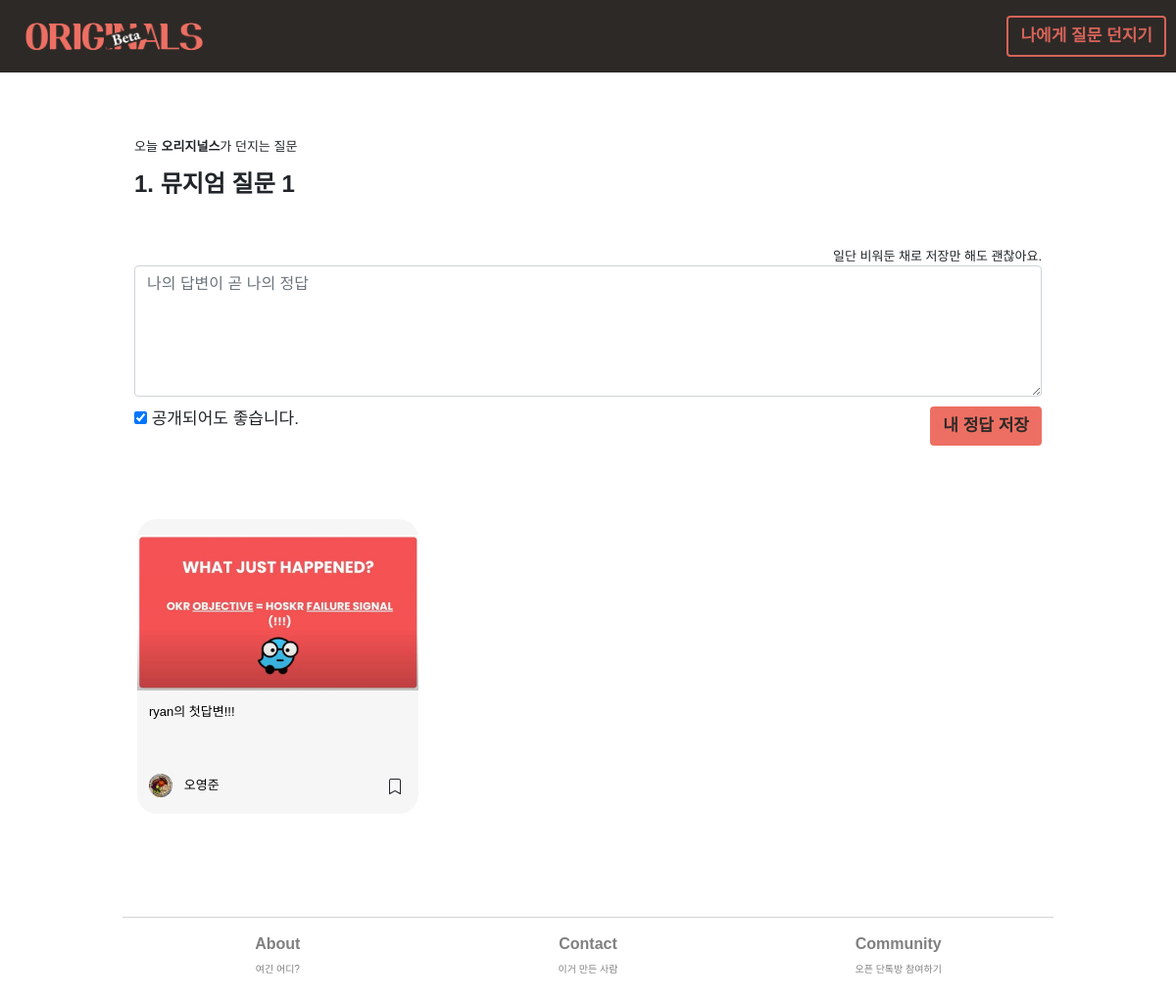
/question-from-originals (signed in), run on an earlier commit of the app's database.
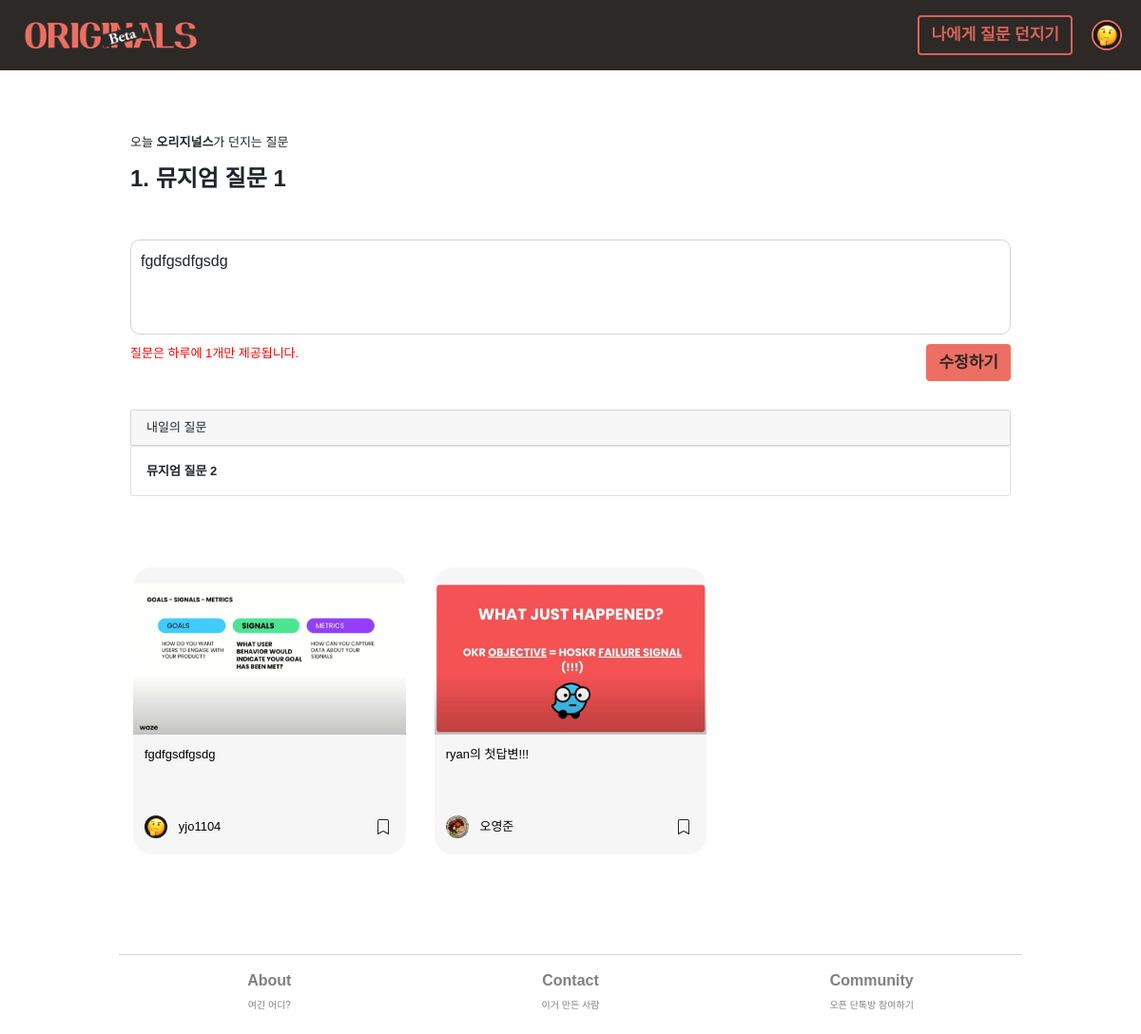
And on a later commit of the database.
### main/models.py (models this page shows, shortened)
class AnswersForFromUs(models.Model):
    objects = models.Manager()
    type = models.CharField(max_length=10, default='us', blank=True)
    question_id = models.ForeignKey(QuestionsFromUs, on_delete=models.CASCADE, related_name='answerforfromus', null=False, default=None)
    author_id = models.ForeignKey(User, on_delete=models.CASCADE, related_name='answerforfromus', null=False)
    body = models.CharField(max_length=10000, blank=True) # 답변을 하지 않고 저장하는 경우--null=True 필요없나?
    image = models.ImageField(null=True, blank=True, upload_to='answer_img')
    created_at = models.DateField(auto_now_add=False)
    updated_at = models.DateField(auto_now_add=True)
    created_at_time = models.DateTimeField(auto_now_add=True, null=True, blank=True)
    is_shared = models.BooleanField(default=True)
    on_magazine = models.BooleanField(default=False)

class QuestionsFromUs(models.Model):
    objects = models.Manager()
    question_no = models.IntegerField(null=True)
    title = models.CharField(max_length = 100, blank=False)
    body = models.TextField(blank=True)
    image = models.ImageField(null=True, blank=True, upload_to="question_img")
    is_nudge = models.BooleanField(default=False)
    created_at = models.DateField(auto_now_add=True)

### member/models.py (models this page shows, shortened)
class UserInfo(models.Model):
    objects = models.Manager()
    this_user = models.OneToOneField(User, on_delete=models.CASCADE, related_name = 'userinfo', null=True, default=None) ## UserInfo가 생성될 때마다 user에게 link된다.
    real_name = models.CharField(max_length=20, blank=True, default="내 이름")
    profile_image = models.ImageField(null=True, upload_to="profile_images", default="default_psa.jpg")
    self_intro = models.CharField(max_length=140, blank=True, default="나에 대한 간단한 소개")
    slug = models.SlugField(max_length=100, allow_unicode=True, null=False, blank=False)
    persona_type = models.CharField(max_length=50, null=False)
    is_editor = models.BooleanField(default=False)
    saved_answers = models.ForeignKey(AnswersForFromUs, on_delete=models.CASCADE, related_name = 'userinfo', null=True, default=None)

### main/views.py (the view, shortened to what this page needs)
# urls.py: path('question-from-originals', views.create_ans_us_short, name='question-from-originals'),
def create_ans_us_short(request):
    navbar_context = navbar(request)
    if request.user.is_authenticated == False:
        today_ques = QuestionsFromUs.objects.get(question_no=1)
        is_member = 'False'
        mode = 'create'
        pre_context = {
            'today_ques' : today_ques,
            'is_member' : is_member,
            'mode' : mode,
        }
        context = {**navbar_context, **pre_context}
        return render(request, 'main/C_ans_us.html', context)
    elif request.user.is_authenticated:
        this_user = request.user
        today = date.today()
        is_member = "True"
        mode = 'create'
        us_saved_by_user = SavedAnswers.objects.filter(bookmarker=this_user, ans_type='us').values_list('ans_us_ref', flat=True)
        list__us_saved_by_user = list(us_saved_by_user)
        self_saved_by_user = SavedAnswers.objects.filter(bookmarker=this_user, ans_type='us').values_list('ans_self_ref', flat=True)
        list__self_saved_by_user = list(self_saved_by_user)
        form = AnswersForFromUsForm(request.POST)
        if not AnswersForFromUs.objects.filter(author_id=request.user):
            today_ques = QuestionsFromUs.objects.get(question_no=1)
            today_ques_id = today_ques.id
            all_ans_for_this_ques = AnswersForFromUs.objects.filter(question_id=today_ques_id, is_shared=True).order_by('-created_at_time')
        else:
            answers_created = AnswersForFromUs.objects.filter(author_id=request.user).values('question_id') # QuerySet
            all_ques_ids = list(answers_created) # 딕셔너리가 들어있는 리스트 ----> 이것만 해도 충분하지 않음? instead of 아랫줄
            list__ques_ids = []
            for i in range(0, len(all_ques_ids)):
                list__ques_ids.append(*all_ques_ids[i].values()) # 여기 * operator는 python3 dictionary에 적용된 view?를 없애주는 것.
            latest_ques_id = max(list__ques_ids)
            latest_created_at = AnswersForFromUs.objects.filter(author_id=request.user, question_id=latest_ques_id).values('created_at')
            all_created_ats = list(latest_created_at)
            list__created_ats = []
            list__created_ats_in_format = []
            for j in range(0, len(all_created_ats)):
                list__created_ats.append(*all_created_ats[j].values()) # 각 원소는 datetime.date(2020,07,21)의 포맷
                list__created_ats_in_format.append(list__created_ats[j].strftime('%Y-%m-%d')) # datetime.date(2020,07,21) -> 2020-07-21로 변환
            latest_created_at = max(list__created_ats)
            if latest_created_at < today:
                latest_ques = QuestionsFromUs.objects.get(id=latest_ques_id)
                today_ques_no = getattr(latest_ques, 'question_no')+1
                today_ques = QuestionsFromUs.objects.get(question_no=today_ques_no)
                next_ques = QuestionsFromUs.objects.get(question_no = today_ques_no+1)
                all_ans_for_this_ques = AnswersForFromUs.objects.filter(question_id=today_ques.id, is_shared=True).order_by('-created_at_time')
                if request.method == "POST":
                    form = AnswersForFromUsForm(request.POST)
                    if form.is_valid():
                        instance = form.save(commit=False)
                        instance.author_id = request.user
                        instance.question_id = today_ques
                        instance.created_at = str(today)
                        random_image = RandomImages.objects.get(id=randImg())
                        instance.image = random_image.image
                        instance.save()
                        return redirect('/')
            elif latest_created_at == today:
                latest_ques = QuestionsFromUs.objects.get(id=latest_ques_id)
                today_ques_no = getattr(latest_ques, 'question_no')
                today_ques = QuestionsFromUs.objects.get(question_no=today_ques_no)
                next_ques = QuestionsFromUs.objects.get(question_no = today_ques_no+1)
                all_ans_for_this_ques = AnswersForFromUs.objects.filter(question_id=today_ques.id, is_shared=True).order_by('-created_at_time')
                my_ans_for_this_ques = AnswersForFromUs.objects.get(question_id=today_ques.id, author_id=this_user)
                message = "질문은 하루에 1개만 제공됩니다."
                next_ques_ready = 'False'
                pre_context = {
                    'today_ques' : today_ques,
                    'all_ans_for_this_ques' : all_ans_for_this_ques,
                    'my_ans_for_this_ques' : my_ans_for_this_ques,
                    'message' : message,
                    'next_ques_ready' : next_ques_ready,
                    'next_ques' : next_ques,
                    'list__us_saved_by_user' : list__us_saved_by_user,
                    'list__self_saved_by_user' : list__self_saved_by_user,
                    'mode' : mode
                }
                context = {**pre_context, **navbar_context}
                return render(request, 'main/C_ans_us.html', context)
        pre_context = {
            'form' : form,
            'today_ques' : today_ques,
            'this_user' : this_user,
            'all_ans_for_this_ques' : all_ans_for_this_ques,
            'is_member' : is_member,
            'list__us_saved_by_user' : list__us_saved_by_user,
            'list__self_saved_by_user' : list__self_saved_by_user,
            'mode' : mode
        }
        context = {**pre_context, **navbar_context}
        return render(request, 'main/C_ans_us.html', context)

### main/templates/main/C_ans_us.html (shortened to what the changed rows need)
{% extends 'main/base.html' %}
{% load crispy_forms_tags %}
{% block content %}
<div class="row">
    <div class="col">
        {% if is_member == 'False' %}
        <form method='post' class='form-group' id="form_is_member_false">
            <div class="row row-topless">
                <div class="col">
                    <textarea class='form-control' id="non-member-ans" placeholder="답변 먼저 작성하고 가입할 수 있어요!" rows='5'></textarea>
                </div>
            </div>
            <div class="row">
                <div class="col-6 left">
                    <input type="checkbox" name="share_checkbox" id="non-member-share" checked>
                    <label for="share_checkbox">공개되어도 좋습니다.</label>
                </div>
                <div class="col-6 right">
                    <button type="button" onclick="nonMemberAnswered()" class='btn btn-primary' id="non-member-submit">저장해두고 가입하기</button>
                </div>
            </div>
        </form>
        {% else %}
        {% if next_ques_ready == 'False' %}
        <div class="row">
            <div class="col">
                <div class="my-ans-box">{{my_ans_for_this_ques.body|linebreaks}}</div>
            </div>
        </div>
        <div class="row">
            <div class="col-8 left text-s warning">{{message}}</div>
            <div class="col-4 right">
                <button class="btn btn-primary" onclick="location.href='originals-answer/edit/{{my_ans_for_this_ques.id}}'">수정하기</button>
            </div>
        </div>
        <div class="row-h-20"></div>
        <div class="row">
            <div class="col text-s">
                <div class="card card-header">내일의 질문</div>
                <div class="card card-body bolder">{{next_ques.title}}</div>
            </div>
        </div>
        {% else %}
        <form method="POST" class="form-group"> {% csrf_token %}
            <div class="row">
                    <div class="col right text-s">일단 비워둔 채로 저장만 해도 괜찮아요.</div>
            </div>
            <div class="row row-topless">
                <div class="col text-m">
                    {{form.body|as_crispy_field}}
                </div>
            </div>
            <div class="row">
                <div class="col-6 left text-m">
                    {{form.is_shared}} 공개되어도 좋습니다.
                </div>
                <div class="col-6 right">
                    <button class='btn btn-primary' type="submit" name='save'>내 정답 저장</button>
                </div>
            </div>
        </form>
        {% endif %}
    {% endif %}
    </div>
</div>
<div class="row fade-in">
    {% for a in all_ans_for_this_ques %}
    <div class="col-12 col-md-4">
        <div class="row align-middle">
            <div class="col card card-body grid-card">
                <a href="/originals-answer/{{a.id}}" id="click-id-{{a.id}}" onclick="TrackClicks(id)">
                    <div class="row list-img-container-row">
                        <div class="col list-img-container-col">
                            <img class="question-img-list" src='{{a.image.url}}'/>
                        </div>
                    </div>
                    <div class="row">
                        <div class="col">
                            <div class="text-s textbunch truncate">{{a.body}}</div>
                        </div>
                    </div>
                </a>
                <div class="row">
                    <div class="col-2 my-auto center">
                        <a href='/profile/{{a.author_id.username}}'><img class='profile-img-list' src='{{a.author_id.userinfo.profile_image.url}}'/></a>
                    </div>
                    <div class="col-8 my-auto left col-wo-padding-left">
                        <div class='text-s'><a href='/profile/{{a.author_id.username}}'>{{a.author_id.userinfo.real_name}}</a></div>
                    </div>
                    <div class="col-2 my-auto text-center">
                        {% if a in list__us_saved_by_user %}
                        <div class='bookmark-us' id='us-ans-id-{{a.id}}' onclick="BookmarkUs(id)">
                            <svg class="bookmark-icon bi bi-bookmark-fill"  xmlns="http://www.w3.org/2000/svg" width="16" height="16" fill="currentColor" viewBox="0 0 16 16">
                                <path d="M2 2v13.5a.5.5 0 0 0 .74.439L8 13.069l5.26 2.87A.5.5 0 0 0 14 15.5V2a2 2 0 0 0-2-2H4a2 2 0 0 0-2 2z"/>
                            </svg>
                        </div>
                        {% else %}
                        <div class='bookmark-us' id='us-ans-id-{{a.id}}' onclick="BookmarkUs(id)">
                        </div>
                        {% endif %}
                    </div>
                </div>
            </div>
        </div>
    </div>
    {% endfor%}
</div>
{% endblock %}

### main/templates/main/base.html (shortened to what this page needs)
{% load static %}
{% static 'images' as baseUrl%}
<!DOCTYPE html>
<html lang="en">
<head>
    <link rel="stylesheet" href="{% static 'base.css' %}">
    <link rel="stylesheet" href="{% static 'main/C_ans_us.css' %}">
    <link rel="stylesheet" type="text/css" href="https://cdn.jsdelivr.net/gh/moonspam/NanumSquare@1.0/nanumsquare.css">
    <link href="https://cdn.jsdelivr.net/npm/bootstrap@5.1.0/dist/css/bootstrap.min.css" rel="stylesheet">
    {% load bootstrap4 %}
</head>
<body>
    <nav class="navbar navbar-default navbar-expand nav-bar fixed-top">
        <div class='navbar-brand nav-link' onclick="location.href='/'">
            <img class="ci" src="{% static 'museum/images/ci_beta.png' %}" alt='ci'>
        </div>
        <div class="navbar-text collapse navbar-collapse justify-content-end">
            <ul class="navbar-nav">
                {% if from_profile_page == 'True' %}
                <li class='navbar-item'><button class='btn btn-secondary text-s' id='self-ques-btn' type='button' onclick="location.href='https://www.originals.world/question-from-myself'">나에게 질문 던지기</button></li>
                {% else %}
                <li class='navbar-item'><button class='btn btn-secondary text-s' id='self-ques-btn' type='button' onclick="location.href='https://www.originals.world/question-from-myself'">나에게 질문 던지기</button></li>
                {% endif %}
                {% if navbar_authenticated == 'True' %}
                <li class='navbar-item my-auto'><img class="profile-img-navbar" onclick="location.href='/profile/{{navbar_this_user}}'" src="{{navbar_this_userinfo.profile_image.url}}"></li>
                {% elif navbar_authenticated == 'False' %}
                <li class="navbar-item my-auto"><span onclick="location.href='/login'" class="nav-link text-s">로그인</span></li>
                {% endif %}
            </ul>
        </div>
    </nav>
    <div class="row-h-40 pc-only"></div>
    <div class="container">
        <div class="row justify-content-center">
            <div class="col-xs-11 col-md-10">
                {% block content %}
                {% endblock %}
            </div>
        </div>
    </div>
    <div class="row-h-80"></div>
    <footer>
        <div class="container">
            <div class="row justify-content-center">
                <div class="col-xs-11 col-md-10 center footer-section">
                    <div class="row justify-content-center">
                        <div class="col-4">
                            <a href="/about" style="color: grey !important">About</a><br>
                            <span class="text-xs">여긴 어디?</span>
                        </div>
                        <div class="col-4">
                            <a href="https://open.kakao.com/o/sZ2RLNAd" style="color: grey !important">Contact</a><br>
                            <span class="text-xs">이거 만든 사람</span>
                        </div>
                        <div class="col-4">
                            <div onclick="NotYetAlert()" class="link" style="color: grey !important">
                                <span>Community</span><br>
                                <span class="text-xs">오픈 단톡방 참여하기</span>
                        </div>
                        </div>
                    </div>
                </div>
            </div>
        </div>
        <div class="row-h-20"></div>
    </footer>
</body>
</html>

What changed in the data, as far as the page shows it:
added UserInfo: profile_image (placeholder picture)
added AnswersForFromUs: body "fgdfgsdfgsdg", image (picture), author_id.userinfo.profile_image (placeholder picture), author_id.userinfo.real_name "yjo1104"
now on this page (row unchanged): QuestionsFromUs: title "뮤지엄 질문 2"
Also different on the page:
{{ message }}: (not shown) → "질문은 하루에 1개만 제공됩니다."
form field is_shared: "☑" → (not shown)
text no longer shown: "일단 비워둔 채로 저장만 해도 괜찮아요. 공개되어도 좋습니다. 내 정답 저장"
text now shown: "수정하기 내일의 질문"
